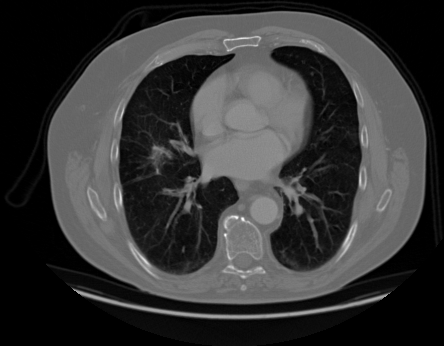
#> input picture dataset/test/000132 (8).png, 444 x 346 px, given in place of 10 (2).png, which was not available
$ jupyter execute ip_thresholding.ipynb   (shell and % lines are left out)   (text cells are left out)
#> lines starting #> are read from the running program, lines starting #| are printed output that depends on the picture; after the words box and inside, x2 and y2 are one past the last pixel; in counts of white or black regions, pixels touching at a corner belong together; pictures that were not available may be replaced by others from this repository, and a replacement may not be noted
[cell 1]
from google.colab import drive
drive.mount('/content/drive')

[cell 2]
# Definisikan path kaggle json
# Sesuaikan dengan path anda
import os
os.environ['KAGGLE_CONFIG_DIR'] = "/content/drive/My Drive/ImageRetrievalData"

[cell 3]
# Ubah lokasi direktori kerja
# Sesuaikan dengan path anda
%cd /content/drive/My Drive/ImageRetrievalData

[cell 4]
# Cek apakah api sudah terbaca oleh sistem

[cell 5]
# import the necessary packages
import matplotlib.pyplot as plt
import cv2

[cell 6]
def plt_imshow(title, image):
    # convert the image frame BGR to RGB color space and display it
    if len(image.shape) == 3:
        image = cv2.cvtColor(image, cv2.COLOR_BGR2RGB)
    plt.imshow(image)
    plt.title(title)
    plt.grid(False)
    plt.show()

[cell 7]
# # construct the argument parser and parse the arguments
# ap = argparse.ArgumentParser()
# ap.add_argument("-i", "--image", type=str, required=True,
# 	help="path to input image")
# args = vars(ap.parse_args())

# since we are using Jupyter Notebooks we can replace our argument
# parsing code with *hard coded* arguments and values
args = {
    "image": "/content/drive/MyDrive/ImageRetrievalData/Data/train/normal/10 (2).png"
}

[cell 8]
# load the image and display it
image = cv2.imread(args["image"])
#> image is the input picture: shape (346, 444, 3); min 0, max 255, mean 54
plt_imshow("Image", image)

[cell 9]
# convert the image to grayscale and blur it slightly
gray = cv2.cvtColor(image, cv2.COLOR_BGR2GRAY)
blurred = cv2.GaussianBlur(gray, (7, 7), 0)

[cell 10]
# apply basic thresholding -- the first parameter is the image
# we want to threshold, the second value is is our threshold
# check; if a pixel value is greater than our threshold (in this
# case, 200), we set it to be *black, otherwise it is *white*
(T, threshInv) = cv2.threshold(blurred, 200, 255,
	cv2.THRESH_BINARY_INV)
#> threshInv: shape (346, 444); every value is 255
plt_imshow("Threshold Binary Inverse", threshInv)

[cell 11]
# using normal thresholding (rather than inverse thresholding)
(T, thresh) = cv2.threshold(blurred, 200, 255, cv2.THRESH_BINARY)
#> thresh: shape (346, 444); every value is 0
plt_imshow("Threshold Binary", thresh)

[cell 12]
# visualize only the masked regions in the image
masked = cv2.bitwise_and(image, image, mask=threshInv)
plt_imshow("Output", masked)

[cell 13]
# apply Otsu's automatic thresholding which automatically determines
# the best threshold value
(T, threshInv) = cv2.threshold(blurred, 0, 255,
	cv2.THRESH_BINARY_INV | cv2.THRESH_OTSU)
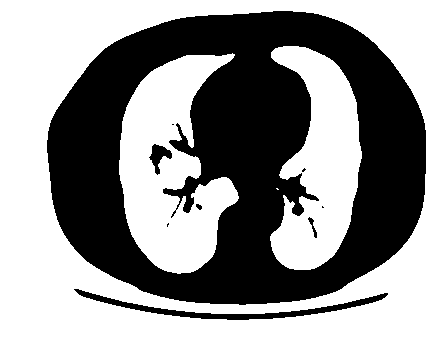
#> threshInv: shape (346, 444); 57.5% white; 9 black regions (4 under 20 px), largest, box (x1, y1, x2, y2) and area: (47, 11, 426, 305) 63191, (74, 289, 388, 320) 1735, (149, 144, 172, 175) 316, (308, 217, 317, 238) 61, (196, 204, 202, 210) 25
#> T = 61
plt_imshow("Threshold", threshInv)
print("[INFO] otsu's thresholding value: {}".format(T))
#| [INFO] otsu's thresholding value: 61.0

[cell 14]
# visualize only the masked regions in the image
masked = cv2.bitwise_and(image, image, mask=threshInv)
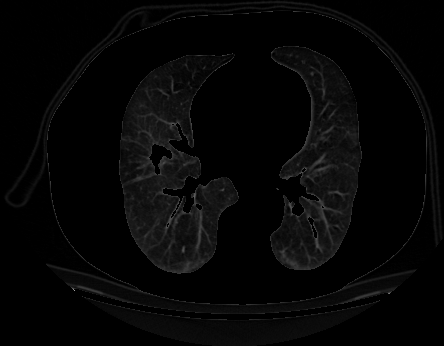
#> masked: shape (346, 444, 3); min 0, max 164, mean 5.9
plt_imshow("Output", masked)

$ run again, on dataset/test/000136 (8).png
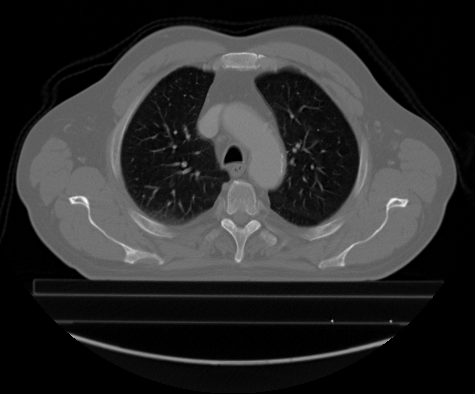
#> input picture dataset/test/000136 (8).png, 475 x 394 px, given in place of 10 (2).png, which was not available
#> image is the input picture: shape (394, 475, 3); min 0, max 255, mean 44.7
#> thresh: shape (394, 475); 0.01% white in thin lines or dots, all inside (x1, y1, x2, y2) = (72, 198, 404, 205)
#> `(T, threshInv) = cv2.threshold(blurred, 0, 255, cv2.THRESH_BINARY_INV ..`:
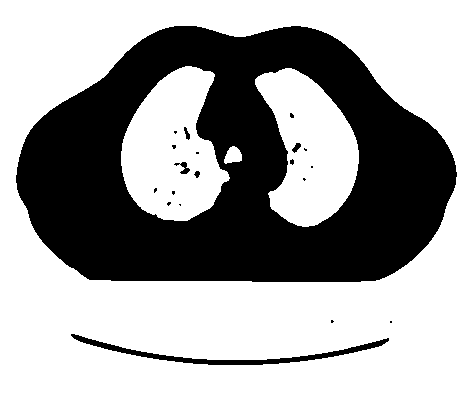
#> threshInv: shape (394, 475); 62.9% white; 20 black regions (14 under 20 px), largest, box (x1, y1, x2, y2) and area: (16, 26, 457, 282) 67434, (71, 334, 389, 365) 1617, (174, 162, 190, 174) 80, (292, 143, 301, 153) 49, (184, 127, 190, 140) 42, (194, 171, 200, 178) 28
#> T = 57
#| [INFO] otsu's thresholding value: 57.0
#> `masked = cv2.bitwise_and(image, image, mask=threshInv)`:
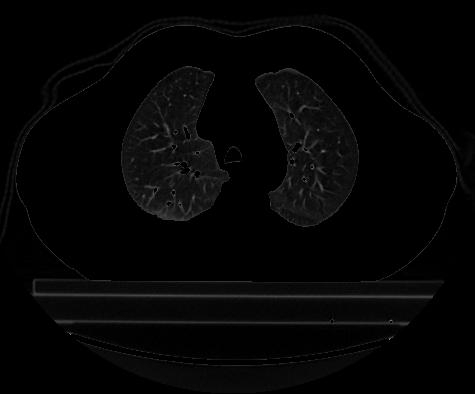
#> masked: shape (394, 475, 3); min 0, max 136, mean 4.9

$ run again, on dataset/test/000139 (4).png
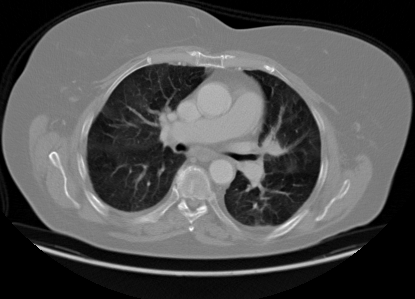
#> input picture dataset/test/000139 (4).png, 415 x 299 px, given in place of 10 (2).png, which was not available
#> image is the input picture: shape (299, 415, 3); min 0, max 255, mean 81.4
#> thresh: shape (299, 415); 0.05% white; 5 white regions (3 under 20 px), largest, box (x1, y1, x2, y2) and area: (199, 206, 206, 213) 31, (180, 203, 186, 208) 24
#> `(T, threshInv) = cv2.threshold(blurred, 0, 255, cv2.THRESH_BINARY_INV ..`:
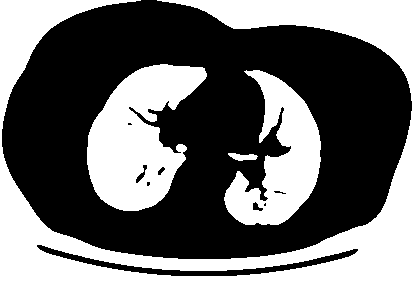
#> threshInv: shape (299, 415); 44.8% white; 4 white regions, box (x1, y1, x2, y2) and area: (0, 0, 415, 299) 37309, (87, 64, 207, 211) 10476, (224, 70, 321, 225) 7627, (228, 153, 258, 161) 156
#> T = 75
#| [INFO] otsu's thresholding value: 75.0
#> `masked = cv2.bitwise_and(image, image, mask=threshInv)`:
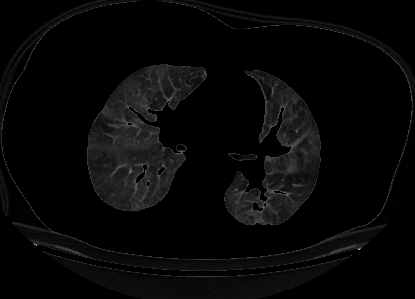
#> masked: shape (299, 415, 3); min 0, max 171, mean 7.6
